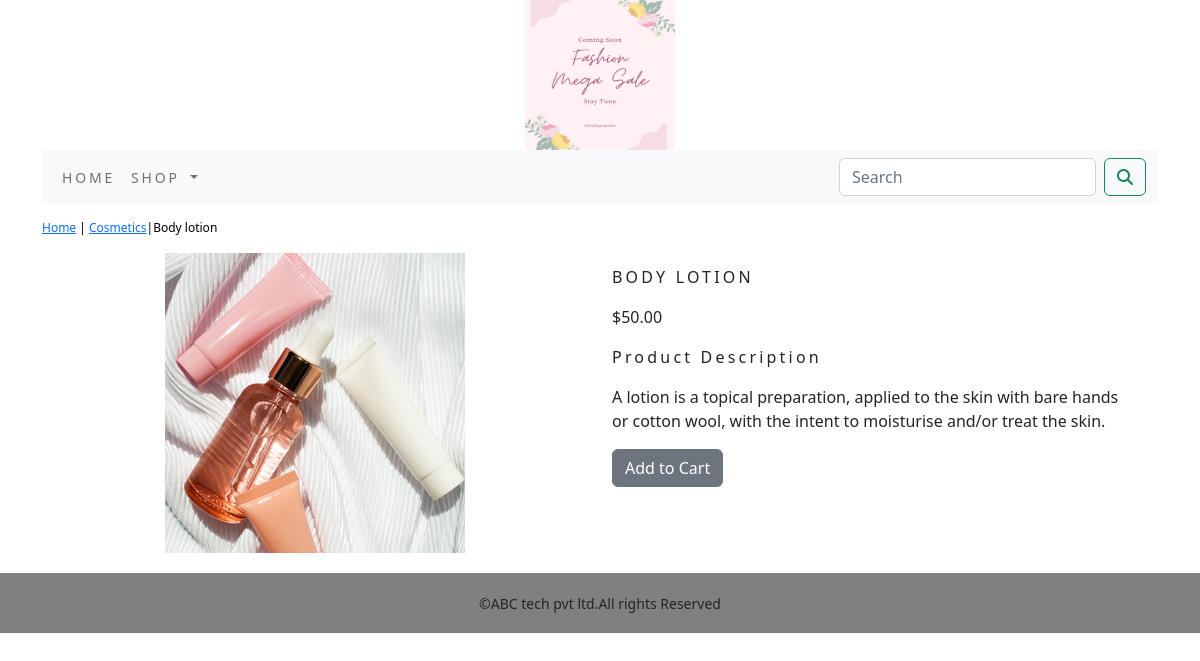
/shop/cosmetics/body-lotion/, run on the app's committed database.
### shop/models.py (models this page shows, shortened)
class Product(models.Model):
    name=models.CharField(max_length=250,unique=True)
    slug = models.SlugField(max_length=250, unique=True)
    description = models.TextField(blank=True)
    price=models.DecimalField(max_digits=10,decimal_places=2)
    category=models.ForeignKey(Category,on_delete=models.CASCADE)
    image = models.ImageField(upload_to='product', blank=True)
    stock=models.IntegerField()
    available=models.BooleanField(default=True)
    created=models.DateTimeField(auto_now_add=True)
    updated=models.DateTimeField(auto_now=True)
    class Meta:
        ordering=('name',)
        verbose_name='product'
        verbose_name_plural='products'

class Category(models.Model):
    name=models.CharField(max_length=250,unique=True)
    slug=models.SlugField(max_length=250,unique=True)
    description=models.TextField(blank=True)
    image=models.ImageField(upload_to='category',blank=True)
    class Meta:
        ordering=('name',)
        verbose_name='category'
        verbose_name_plural='categories'
    def get_url(self):
        return reverse('shop:products_by_category',args=[self.slug])
    def __str__(self):
        return '{}'.format(self.name)

### shop/views.py (the view)
# urls.py: path('<slug:c_slug>/<slug:product_slug>/',views.proDetail,name='prodCatdetail')
def proDetail(request,c_slug,product_slug):
    try:
        product=Product.objects.get(category__slug=c_slug,slug=product_slug)
    except Exception as e:
        raise e
    return render(request,'product.html',{'product':product})

### cart/context_processors.py (called while the page is built)
def counter(request):
    item_count=0
    if 'admin' in request.path:
        return {}
    else:
        try:
            cart=Cart.objects.filter(cart_id=_cart_id(request))
            cart_items=CartItem.objects.all().filter(cart=cart[:1])
            for cart_item in cart_items:
                item_count += cart_item.quantity
        except Cart.DoesNotExist:
            item_count=0
    return dict(item_count=item_count)

### cart/views.py (called while the page is built)
def _cart_id(request):
    cart=request.session.session_key
    if not cart:
        cart=request.session.create()
    return cart

### shop/context_processors.py (called while the page is built)
def menu_links(request):
    links=Category.objects.all()
    return dict(links=links)

### templates/product.html (shortened to what this page needs)
{% extends 'base.html' %}
{% load static %}
{% block content %}
<div class="row my_prod_row_class">
    <div class="mx_auto">
        <p> <a href="{% url 'shop:allProdCat' %}">Home</a> | <a href="{{product.category.get_url}}">{{product.category}}</a>|{{product.name}}</p>
    </div>
<div class="container"
<br>
<div class="row">
    <div class="col-12  col-sm-12  col-md-12 col-lg-6  text-center">
        <div style="min-width:18rem">
            <img src="{{product.image.url}}" alt="{{product.name}}">
        </div>
    </div>
     <div class="col-12  col-sm-12 col-md-12 col-lg-6">
         <div>
         <h1 class="my_prod_title">{{product.name}}</h1>
         <p>${{product.price}}</p>
         <p class="my_title">Product Description</p>
         <p class="text-justify my_prod_text">{{product.description}}</p>
         {% if product.stock <= 0 %}
         <p class="text-justify my_prod_text"><b>Out of stock</b></p>
         {% else %}
         <a class="btn btn-secondary" href="{% url 'cart:add_cart' product.id %}">Add to Cart</a>
         {% endif %}
     </div>
         </div>
</div>
</div>
</div>
{% endblock %}

### static/css/custom.css (style rules this page uses)
body { font-family : 'Roboto',sans-serif; }
.my_title { font-size:16px; text_transform:uppercase; letter-spacing: .2em; }
.my_prod_row_class { padding-top: 15px; padding-bottom :20px; }
.my_prod_row_class .mx_auto { color:#000; font-size:12px; text-decoration:none; }
.my_prod_title { font-size:16px; text-transform:uppercase; letter-spacing: .2em; padding-top:15px; padding-bottom:10px; }
.my_prod_text { padding-right:20px; }

### data on the page
Product: category "Cosmetics", name "Body lotion", image (picture), name "BODY LOTION", price "50.00", description "A lotion is a topical preparation, applied to the skin with bare hands or cotton wool, with the intent to moisturise and/or treat the skin."
